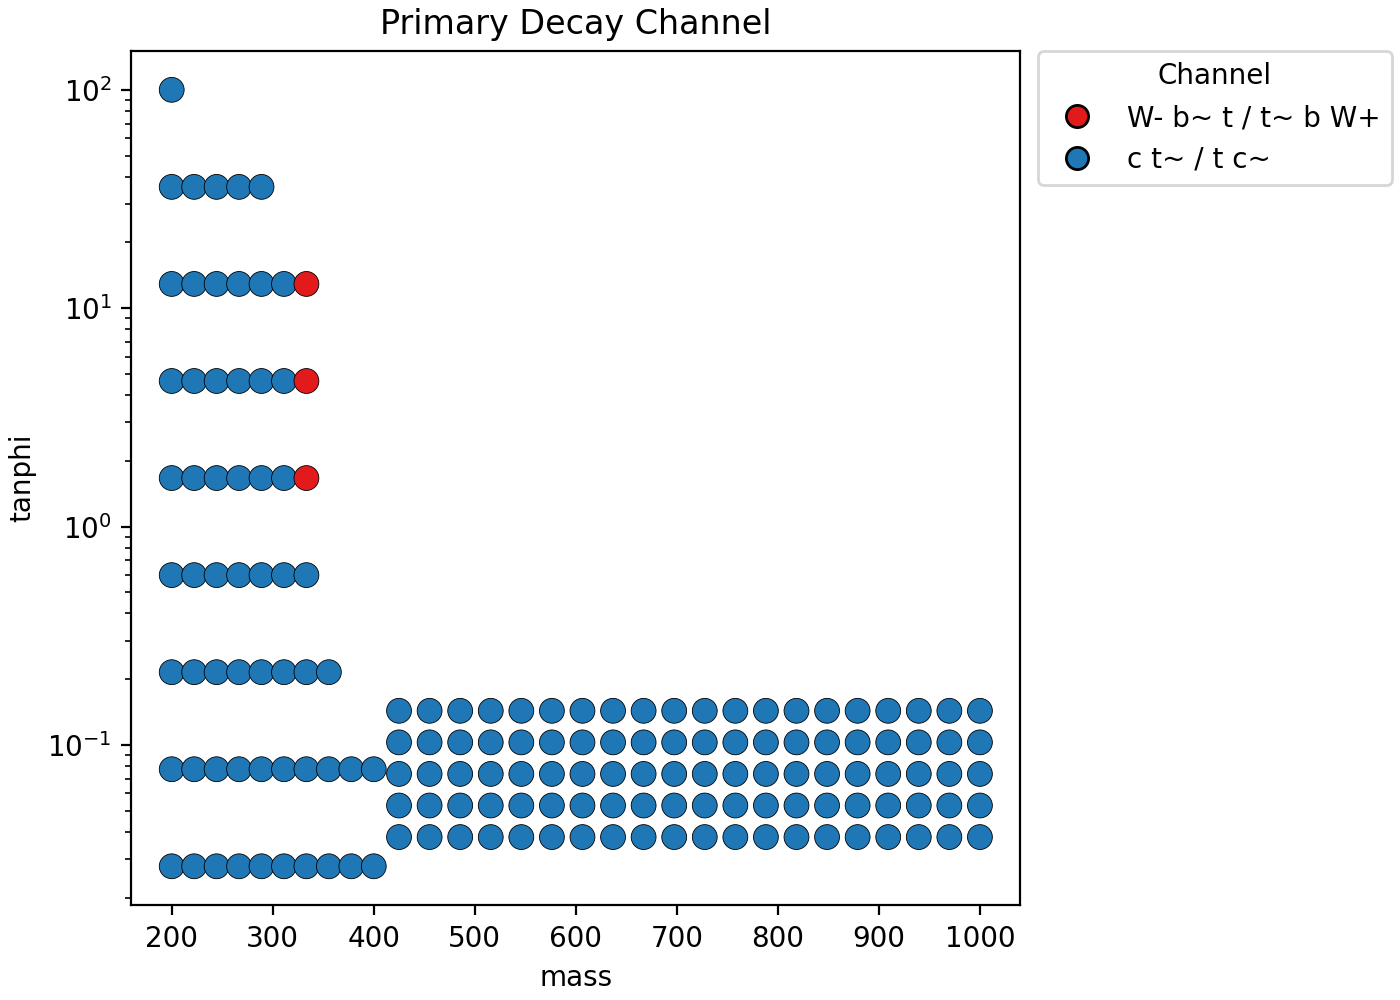

This figure's Python source:
#!/usr/bin/env python3
from __future__ import annotations

import argparse
import csv
import math
import os
from dataclasses import dataclass
from pathlib import Path

MPLCONFIGDIR = Path(__file__).resolve().parent / ".matplotlib"
os.environ.setdefault("MPLCONFIGDIR", str(MPLCONFIGDIR))

import matplotlib.pyplot as plt
from matplotlib.colors import ListedColormap
from matplotlib.lines import Line2D


DEFAULT_INPUT = Path(__file__).resolve().with_name("decays.csv")
DEFAULT_OUTPUT = Path(__file__).resolve().with_name("parameter-space-for-exclusion.txt")
DEFAULT_NEVENTS = 10000
TOP_PAIR_CHANNEL = "t t~"
CHARGE_CONJUGATE_LABELS = {
    "-24": "24",
    "24": "-24",
    "d": "d~",
    "d~": "d",
    "u": "u~",
    "u~": "u",
    "s": "s~",
    "s~": "s",
    "c": "c~",
    "c~": "c",
    "b": "b~",
    "b~": "b",
    "t": "t~",
    "t~": "t",
    "e-": "e+",
    "e+": "e-",
    "mu-": "mu+",
    "mu+": "mu-",
    "tau-": "tau+",
    "tau+": "tau-",
    "ve": "ve~",
    "ve~": "ve",
    "vm": "vm~",
    "vm~": "vm",
    "vt": "vt~",
    "vt~": "vt",
    "W+": "W-",
    "W-": "W+",
    "Z": "Z",
    "H": "H",
    "AP": "AP",
    "gamma": "gamma",
    "g": "g",
}


@dataclass(frozen=True)
class Point:
    mass_label: str
    tanphi_label: str
    mass_value: float
    tanphi_value: float


@dataclass(frozen=True)
class ScanRow:
    mass_value: float
    tanphi_value: float
    width_ratio: float
    primary_channel: str
    selected: bool


def parse_args() -> argparse.Namespace:
    parser = argparse.ArgumentParser(
        description=(
            "Build a list of generator commands for exclusion points that pass "
            "the narrow-width approximation and whose primary decay channel is not t t~."
        )
    )
    parser.add_argument(
        "--input",
        type=Path,
        default=DEFAULT_INPUT,
        help="Input CSV file. Default: decays/decays.csv",
    )
    parser.add_argument(
        "--output",
        type=Path,
        default=DEFAULT_OUTPUT,
        help="Output text file. Default: decays/parameter-space-for-exclusion.txt",
    )
    parser.add_argument(
        "--nevents",
        type=int,
        default=DEFAULT_NEVENTS,
        help="Number of events to pass to generator-and-compressor.py. Default: 10000",
    )
    parser.add_argument(
        "--plot-output",
        type=Path,
        default=None,
        help=(
            "Output PNG file for the parameter-space plot. "
            "Default: same path as --output, but with .png extension"
        ),
    )
    args = parser.parse_args()

    if args.nevents <= 0:
        parser.error("--nevents must be a positive integer.")
    if args.input.suffix.lower() != ".csv":
        parser.error("--input must point to a .csv file.")
    if args.output.suffix.lower() != ".txt":
        parser.error("--output must point to a .txt file.")
    if args.plot_output is None:
        args.plot_output = args.output.with_suffix(".png")
    if args.plot_output.suffix.lower() != ".png":
        parser.error("--plot-output must point to a .png file.")

    return args


def normalize_label(raw_value: str) -> str:
    return f"{float(raw_value):.12g}"


def load_points(rows: list[dict[str, str]]) -> list[Point]:
    points: list[Point] = []
    for row in rows:
        if not passes_filters(row):
            continue
        points.append(
            Point(
                mass_label=normalize_label(row["mass"]),
                tanphi_label=normalize_label(row["tanphi"]),
                mass_value=float(row["mass"]),
                tanphi_value=float(row["tanphi"]),
            )
        )

    points.sort(key=lambda point: (point.mass_value, point.tanphi_value))
    return points


def load_rows(input_path: Path) -> list[dict[str, str]]:
    with input_path.open(newline="") as handle:
        reader = csv.DictReader(handle)
        required_fields = {
            "mass",
            "tanphi",
            "total width/mass",
            "primary decay channel",
        }
        missing_fields = required_fields.difference(reader.fieldnames or [])
        if missing_fields:
            missing = ", ".join(sorted(missing_fields))
            raise ValueError(f"Missing required CSV columns: {missing}")
        return list(reader)


def passes_filters(row: dict[str, str]) -> bool:
    width_ratio = float(row["total width/mass"])
    if width_ratio > 0.1:
        return False

    primary_channel = row["primary decay channel"].strip()
    if primary_channel == TOP_PAIR_CHANNEL:
        return False

    return True


def group_points_by_mass(points: list[Point]) -> dict[str, list[Point]]:
    grouped: dict[str, list[Point]] = {}
    for point in points:
        grouped.setdefault(point.mass_label, []).append(point)
    return grouped


def split_log_uniform_runs(points: list[Point]) -> list[list[Point]]:
    if len(points) < 2:
        return [points]

    runs: list[list[Point]] = []
    current_run = [points[0]]
    current_step: float | None = None

    for previous, current in zip(points, points[1:]):
        log_gap = math.log10(current.tanphi_value) - math.log10(previous.tanphi_value)
        if current_step is None:
            current_run.append(current)
            current_step = log_gap
            continue

        if math.isclose(log_gap, current_step, rel_tol=1e-5, abs_tol=1e-5):
            current_run.append(current)
            continue

        runs.append(current_run)
        current_run = [current]
        current_step = None

    runs.append(current_run)
    return runs


def build_command(nevents: int, mass_label: str, points: list[Point]) -> str:
    prefix = (
        f"python3 exclusion/generator-and-compressor.py {nevents} "
        f"--mass {mass_label}"
    )
    if len(points) == 1:
        return f"{prefix} --tanphi {points[0].tanphi_label}"

    return (
        f"{prefix} --tanphi-range {points[0].tanphi_label} "
        f"{points[-1].tanphi_label} --tanphi-points {len(points)}"
    )


def build_output_lines(points: list[Point], nevents: int) -> list[str]:
    grouped = group_points_by_mass(points)
    lines: list[str] = []

    for mass_label in sorted(grouped, key=float):
        runs = split_log_uniform_runs(grouped[mass_label])
        for run in runs:
            if not run:
                continue
            lines.append(build_command(nevents, mass_label, run))

    return lines


def write_output(output_path: Path, lines: list[str]) -> None:
    output_path.parent.mkdir(parents=True, exist_ok=True)
    content = "\n".join(lines)
    if content:
        content += "\n"
    output_path.write_text(content)


def build_scan_rows(rows: list[dict[str, str]]) -> list[ScanRow]:
    scan_rows = [
        ScanRow(
            mass_value=float(row["mass"]),
            tanphi_value=float(row["tanphi"]),
            width_ratio=float(row["total width/mass"]),
            primary_channel=row["primary decay channel"].strip(),
            selected=passes_filters(row),
        )
        for row in rows
    ]
    scan_rows.sort(key=lambda row: (row.mass_value, row.tanphi_value))
    return scan_rows


def charge_conjugate_channel(channel: str) -> str:
    labels = channel.split()
    conjugated = [CHARGE_CONJUGATE_LABELS.get(label, label) for label in labels]
    return " ".join(reversed(conjugated))


def group_channel_label(channel: str) -> str:
    conjugate = charge_conjugate_channel(channel)
    first = min(channel, conjugate)
    second = max(channel, conjugate)
    if first == second:
        return first
    return f"{first} / {second}"


def build_channel_codes(scan_rows: list[ScanRow]) -> tuple[list[int], dict[str, int]]:
    unique_channels = sorted(
        {group_channel_label(row.primary_channel) for row in scan_rows if row.primary_channel}
    )
    mapping = {channel: index for index, channel in enumerate(unique_channels)}
    codes = [mapping[group_channel_label(row.primary_channel)] for row in scan_rows]
    return codes, mapping


def build_categorical_cmap(size: int) -> ListedColormap:
    base = [
        (0.89, 0.10, 0.11),
        (0.12, 0.47, 0.71),
        (0.20, 0.63, 0.17),
        (1.00, 0.50, 0.00),
        (0.60, 0.31, 0.64),
        (0.65, 0.34, 0.16),
        (0.97, 0.51, 0.75),
        (0.50, 0.50, 0.50),
    ]
    if size <= len(base):
        return ListedColormap(base[:size])

    colors: list[tuple[float, float, float]] = []
    while len(colors) < size:
        colors.extend(base)
    return ListedColormap(colors[:size])


def plot_parameter_space(scan_rows: list[ScanRow], output_path: Path) -> None:
    if not scan_rows:
        raise ValueError("No rows available to plot.")

    selected_rows = [row for row in scan_rows if row.selected]
    if not selected_rows:
        raise ValueError("No selected rows available to plot.")

    masses = [row.mass_value for row in selected_rows]
    tanphis = [row.tanphi_value for row in selected_rows]
    channel_codes, channel_mapping = build_channel_codes(selected_rows)
    cmap_channels = build_categorical_cmap(max(len(channel_mapping), 1))

    fig, ax = plt.subplots(1, 1, figsize=(7, 5), constrained_layout=True)
    ax.scatter(
        masses,
        tanphis,
        c=channel_codes,
        cmap=cmap_channels,
        s=80,
        edgecolors="black",
        linewidths=0.3,
    )
    ax.set_title("Primary Decay Channel")
    ax.set_xlabel("mass")
    ax.set_ylabel("tanphi")
    ax.set_yscale("log")

    legend_items = [
        Line2D(
            [0],
            [0],
            marker="o",
            color="w",
            label=channel,
            markerfacecolor=cmap_channels(index),
            markeredgecolor="black",
            markersize=8,
        )
        for channel, index in channel_mapping.items()
    ]
    ax.legend(
        handles=legend_items,
        title="Channel",
        loc="upper left",
        bbox_to_anchor=(1.02, 1.0),
        borderaxespad=0.0,
    )

    output_path.parent.mkdir(parents=True, exist_ok=True)
    fig.savefig(output_path, dpi=200)
    plt.close(fig)


def main() -> None:
    args = parse_args()
    rows = load_rows(args.input)
    points = load_points(rows)
    scan_rows = build_scan_rows(rows)
    lines = build_output_lines(points, args.nevents)
    write_output(args.output, lines)
    plot_parameter_space(scan_rows, args.plot_output)
    print(f"Wrote {len(lines)} command(s) to {args.output}")
    print(f"Wrote plot to {args.plot_output}")


if __name__ == "__main__":
    main()
